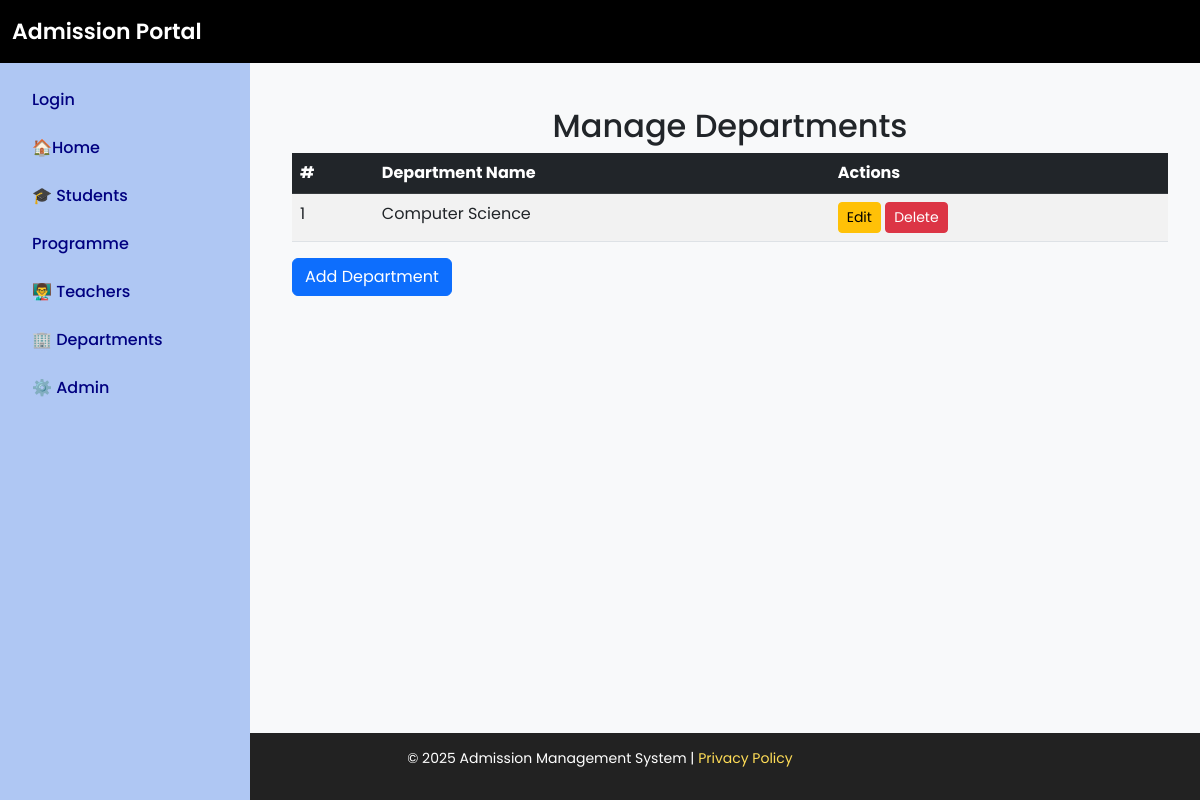
The app's page /manage_department, older data.
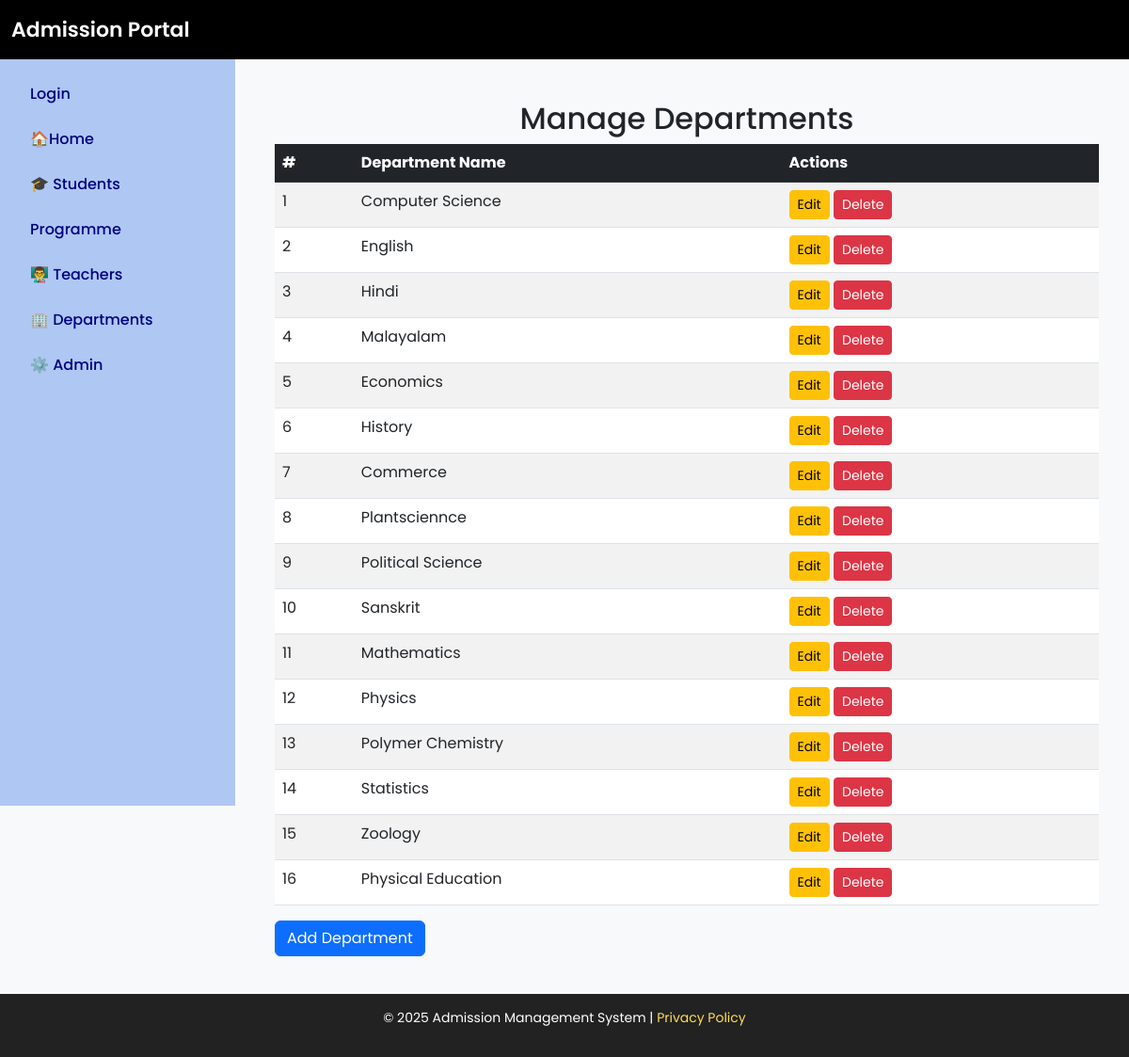
The same page, newer data.
### admission/models.py (models this page shows, shortened)
class Department(models.Model):
    dept_name = models.CharField(max_length=100, unique=True)

### admission/views.py (the view)
# urls.py: path('manage_department',views.manage_department,name='manage_department'),
def manage_department(request):
    departments = Department.objects.all()
    return render(request, 'manage_department.html', {'departments': departments})

### admission/templates/manage_department.html
{% extends 'base.html' %}
{% block content %}
<div class="container mt-4">
    <h2 class="text-center">Manage Departments</h2>
    <table class="table table-striped">
        <thead class="table-dark">
            <tr>
                <th>#</th>
                <th>Department Name</th>
                <th>Actions</th>
            </tr>
        </thead>
        <tbody>
            {% for department in departments %}
            <tr>
                <td>{{ forloop.counter }}</td>
                <td>{{ department.dept_name }}</td>
                <td>
                    <a href="{% url 'edit_department' department.id %}" class="btn btn-warning btn-sm">Edit</a>
                    <a href="{% url 'delete_department' department.id %}" class="btn btn-danger btn-sm">Delete</a>
                </td>
            </tr>
            {% empty %}
            <tr>
                <td colspan="3" class="text-center">No departments available.</td>
            </tr>
            {% endfor %}
        </tbody>
    </table>
    <a href="{% url 'add_department' %}" class="btn btn-primary">Add Department</a>
</div>
{% endblock %}

### templates/base.html (shortened to what this page needs)
<!DOCTYPE html>
<html lang="en">
<head>
    <link href="https://cdn.jsdelivr.net/npm/bootstrap@5.3.0/dist/css/bootstrap.min.css" rel="stylesheet">
</head>
<body>
    <nav class="navbar navbar-expand-lg navbar-dark fixed-top">
        <div class="container-fluid">
            <a class="navbar-brand" href="/">Admission Portal</a>
        </div>
    </nav>
    <div class="sidebar">
        <ul class="nav flex-column">
            <li class="nav-item"><a class="nav-link" href="/">Login</a></li>
            <li class="nav-item"><a class="nav-link" href="/index"> 🏠Home</a></li>
            <li class="nav-item"><a class="nav-link" href="/manage_students">🎓 Students</a></li>
            <li class="nav-item"><a class="nav-link" href="/manage_program"> Programme</a></li>
            <li class="nav-item"><a class="nav-link" href="">👨‍🏫 Teachers</a></li>
            <li class="nav-item"><a class="nav-link" href="/manage_department">🏢 Departments</a></li>
            <li class="nav-item"><a class="nav-link" href="#">⚙️ Admin</a></li>
        </ul>
    </div>
    <div class="content">
        {% block content %}
        {% endblock %}
    </div>
    <footer class="footer">
        <p>&copy; 2025 Admission Management System | <a href="#">Privacy Policy</a></p>
    </footer>
</body>
</html>

### templates/base.html (style rules this page uses)
body { font-family: 'Poppins', sans-serif; background: #f8f9fa; display: flex; min-height: 100vh; flex-direction: column; }
.navbar { background: #000 !important; padding: 10px 0; position:relative; }
.navbar-brand { font-weight: 600; font-size: 22px; color: #fff; }
.sidebar { width: 250px; height: 100vh; position: fixed; left: 0; top: 56px; background:rgb(175,199,243); padding: 20px; }
.sidebar .nav-link { color:navy; font-weight: 500; padding: 12px; border-radius: 5px; transition: all 0.3s; display: block; }
.content { margin-left: 260px; padding: 20px; flex-grow: 1; }
.footer { background: #222; color: white; text-align: center; padding: 15px; margin-top: 20px; font-size: 14px; }
.footer a { color: #ffdd57; text-decoration: none; }

Row changes from the older to the newer data that the page shows:
added Department: dept_name "English"
added Department: dept_name "Hindi"
added Department: dept_name "Malayalam"
added Department: dept_name "Economics"
added Department: dept_name "History"
added Department: dept_name "Commerce"
added Department: dept_name "Plantsciennce"
added Department: dept_name "Political Science"
added Department: dept_name "Sanskrit"
added Department: dept_name "Mathematics"
added Department: dept_name "Physics"
added Department: dept_name "Polymer Chemistry"
added Department: dept_name "Statistics"
added Department: dept_name "Zoology"
added Department: dept_name "Physical Education"
